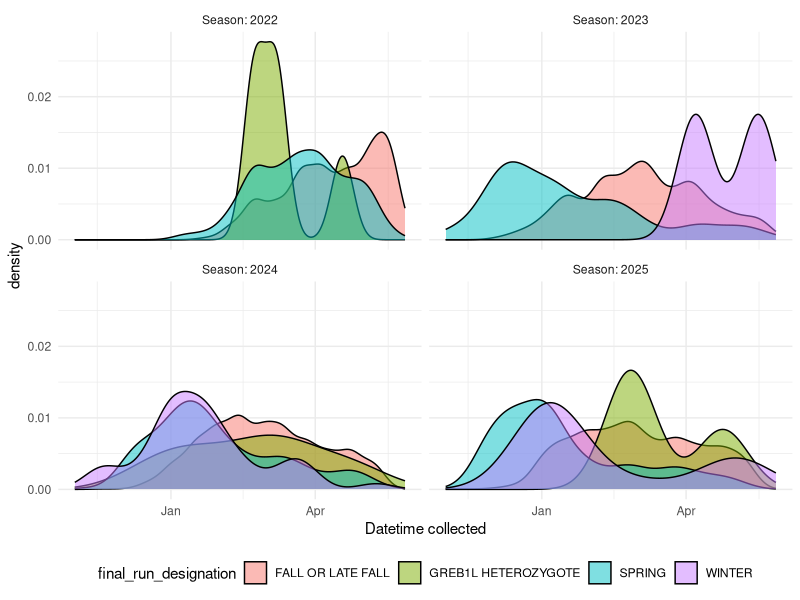

R code for this plot: (Note: this script raises an error after producing the figure.)
library(tidyverse)

test <- read_csv("data-raw/backfill/results/genetics_query_for_dashboard_2022-2025_2026-03-10.csv") |>
  mutate(season = substr(sample_id, 4, 5))

# only 4 run names should exist
test |>
  distinct(final_run_designation)

# check for high numbers of unknowns
test |>
  group_by(season, final_run_designation) |>
  tally()

# test for gt seq results vs. sherlock results
test |>
  mutate(has_gtseq = ifelse(is.na(pop_structure_id), F, T),
         has_shlk = ifelse(is.na(shlk_run_designation), F, T)) |>
  group_by(season, has_gtseq, has_shlk) |>
  tally() |>
  ungroup()

test |>
  filter(!is.na(datetime_collected)) |>
  mutate(fake_year = ifelse(month(datetime_collected) %in% 10:12, 1970, 1971),
         fake_date = as.Date(paste0(fake_year, "-", month(datetime_collected), "-", day(datetime_collected))),
         season = as.factor(paste0("Season: 20", substr(sample_id, 4, 5)))) |>
  ggplot(aes(x = fake_date, fill = final_run_designation)) +
  geom_density(alpha = 0.5) +
  facet_wrap(~season) +
  theme_minimal() +
  labs(x = "Datetime collected") +
  theme(legend.position = "bottom")

# compare run proportions
test |>
  group_by(season, final_run_designation) |>
  tally() |>
  left_join(old |>
              mutate(season = substr(sample_id, 4, 5)) |>
              group_by(season, final_run_designation) |>
              tally() |>
              rename(n_old = n)
  )


test |>
  mutate(season = substr(sample_id, 4, 5)) |>
  distinct(season, final_run_designation,
           gtseq_chr28_geno, pop_structure_id,
           shlk_chr28_genotype,
           shlk_chr16_genotype, shlk_run_designation
           ) |>
  arrange(season, final_run_designation) |>
  View()

test |>
  mutate(season = substr(sample_id, 4, 5)) |>
  filter(final_run_designation == "GREB1L HETEROZYGOTE") |>
  distinct(season, final_run_designation,
           gtseq_chr28_geno, pop_structure_id,
           shlk_chr28_genotype,
           shlk_chr16_genotype, shlk_run_designation,
           cv_fall, cv_late_fall, cv_spring, cv_winter) |>
  arrange(season, final_run_designation) |>
  View()


# 2-4-2026 checks ---------------------------------------------------------

# datetime collected missing
missing <- test |>
  filter(is.na(datetime_collected))

missing |>
  group_by(season) |>
  tally()

# files are read in and processed in backfill.R
# 22
missing_2022_sample_ids <- missing |>
  filter(season == "22") |>
  pull(sample_id)

field_data_2022 |>
  filter(sample_id %in% missing_2022_sample_ids) |>
  distinct(datetime_collected)

# 23
missing_2023_sample_ids <- missing |>
  filter(season == "23") |>
  pull(sample_id)

field_data_2023 |>
  filter(sample_id %in% missing_2023_sample_ids) |>
  distinct(datetime_collected)

# 24
missing_2024_sample_ids <- missing |>
  filter(season == "24") |>
  pull(sample_id)

field_data_2024 |>
  filter(sample_id %in% missing_2024_sample_ids) |>
  distinct(datetime_collected)

# 25
con_prod <- gr_db_connect()
missing_2025_sample_ids <- missing |>
  filter(season == "25") |>
  pull(sample_id)

field_data_2025 <- tbl(con_prod, "sample") |>
  filter(season == 25) |>
  collect() |>
  glimpse()

field_data_2025 |>
  filter(id %in% missing_2025_sample_ids) |>
  distinct(datetime_collected)

# gtseq data results but not in query - we need to add to sample plan

# these come from backfill.R


samples_only_in_gtseq_2022
samples_only_in_sherlock_2022
samples_only_in_gtseq_2023
samples_only_in_sherlock_2023
samples_only_in_gtseq_2024
samples_only_in_sherlock_2024
